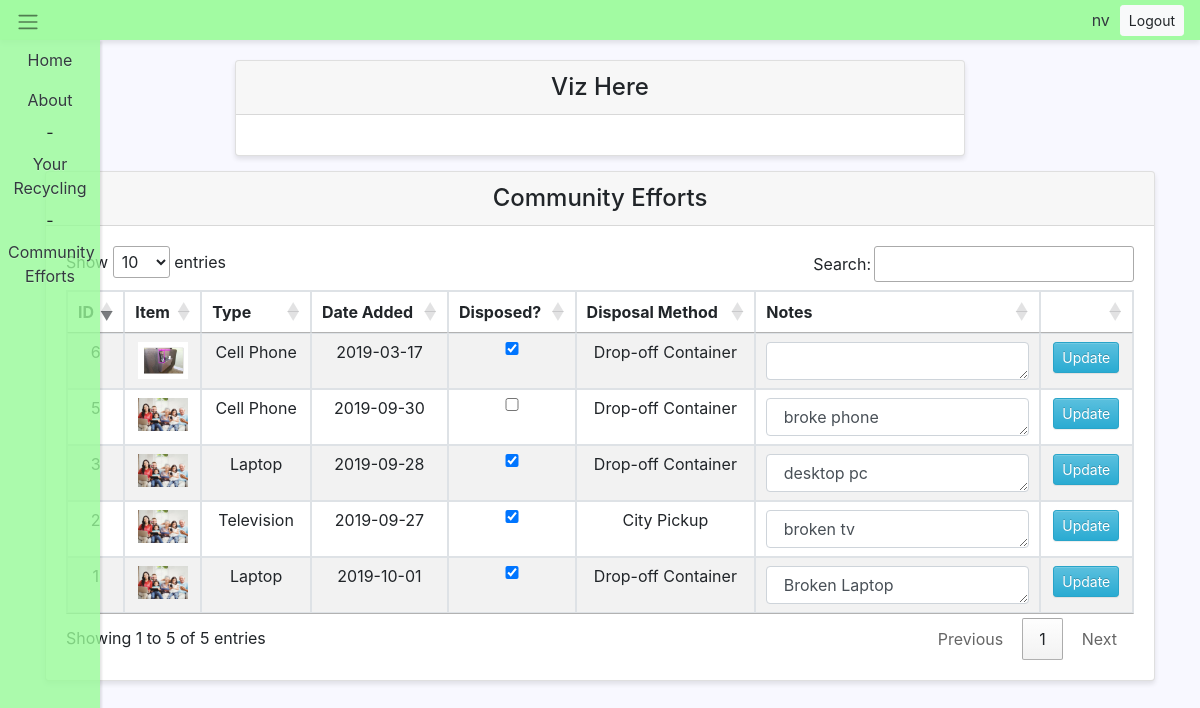
The app's page /community_classifier (signed in) with its own data.
### tables this page shows
CREATE TABLE Items (
	ID integer PRIMARY KEY AUTOINCREMENT,
	DateAdded date,
	DateDisposed date,
	User integer,
	Type integer,
	Notes string,
    Image string
);

CREATE TABLE ItemTypes (
	ID integer PRIMARY KEY AUTOINCREMENT,
	Category string,
	DisposalType integer
);

CREATE TABLE DisposalTypes (
	ID integer PRIMARY KEY AUTOINCREMENT,
	Type string
);

### controllers/upload.py (the view, shortened to what this page needs)
@upload.route('/community_classifier', methods = ['GET', 'POST'])
def community_classifier():
	if 'userid' not in session:
		return redirect('/login')
	conn = sqlite3.connect("ewaste_data.db")
	cursor = conn.cursor()
	classes = None
	filename = None
	scroll = None
	exec_string = """
	SELECT  i.ID,
			i.Image,
			it.Category,
			DateAdded,
			DateDisposed,
			dt.Type,
			Notes,
			u.FirstName + " " + u.LastName AS User
	FROM Items AS i
	INNER JOIN
		Users AS u ON u.ID = i.User
	INNER JOIN
		ItemTypes AS it ON it.ID = i.Type
	INNER JOIN
		DisposalTypes AS dt ON dt.ID = it.DisposalType
	"""
	items = cursor.execute(exec_string).fetchall()
	return render_template('upload.html',
							items=items,
							classes=classes,
							scroll=scroll,
							community=True,
							filename=filename)

### templates/upload.html (shortened to what this page needs)
{% extends "base.html" %}
{% block content %}
<div class="container">
	<div class="row">
		<div class="col-2"></div>
		<div class="col-8">
			<div class="card rounded">
				{% if not community %}
					<h4 class="card-header text-center">Add Item</h4>
					<div class="card-body d-flex justify-content-center">
						<form action = "{{ url_for('upload.user_classifier') }}" method = "POST" enctype = "multipart/form-data">
							<div class="row">
								<div class="col-6">
									<label class="card-label">Upload an Image</label>
									<input type = "file" name = "file" />
								</div>
								<div class="col-6">
									<label class="card-label">Notes</label>
									<textarea class="form-control" id="notes_input" name="notes" maxlength="255"></textarea>
								</div>
							</div>
							<div class="row"><div class="col"><br></div></div>
							<div class="row">
								<div class="col-12 d-flex justify-content-center">
									<input type = "submit"/>
								</div>
							</div>
						</form>
					</div>
				{% else %}
					<h4 class="card-header text-center">Viz Here</h4>
					<div class="card-body d-flex justify-content-center">
					</div>
				{% endif %}
			</div>
		</div>
		<div class="col-2"></div>
	</div>
	<div class="row">
		<div class="col-12">
			<div class="card rounded">
				<h4 class="card-header text-center">{% if community %} Community Efforts {% else %} Your E-Waste History {% endif %}</h4>
				<div class = "card-body">
					<table id="dataTable" class="table table-bordered table-striped w-100 ">
						<thead>
							<tr>
								<th style="max-width: 20px;">ID</th>
								<th style="max-width: 100px;">Item</th>
								<th>Type</th>
								<th>Date Added</th>
								<th>Disposed?</th>
								<th>Disposal Method</th>
								<th>Notes</th>
								<th></th>
							</tr>
						</thead>
						<tbody>
							{% for item in items %}
								<tr>
									<td>{{item[0]}}</td>
									<td><img style="max-width: 50px; max-height: 100%;" onclick='fullImg("{{item[1]}}")' src="{{item[1]}}"></td>
									<td>{{item[2]}}</td>
									<td>{{item[3]}}</td>
									<td>
										<input id="{{item[0]}}_dispo_input" class="form-control text-center" type='checkbox' {% if item[4] %} checked {% endif %}>
									</td>
									<td>{{item[5]}}</td>
									<td>
										<textarea class="form-control" id="{{item[0]}}_notes_input" name="notes" rows="1" maxlength="255">{% if item[6] %} {{item[6]}} {% endif %}</textarea>
									</td>
									<td><input type="button" class="btn btn-info btn-sm" onclick='updateItem("{{item[0]}}")' value="Update"/></td>
								</tr>
							{% endfor %}
						</tbody>
					</table>
				</div>
			</div>
		</div>
	</div>
	<div class="row">
		<div class="col-12">
		</div>
	</div>
</div>
{% endblock %}

### static/css/site.css (style rules this page uses)
body { padding-top: 60px; height: 100%; background-color: #f8f8ff; background-position: center; background-repeat: no-repeat; background-attachment: fixed; background-size: cover; }
html { height: 100%; overflow-y: scroll!important; }
.card { margin-bottom: 15px; border-radius:0; box-shadow: 0 3px 5px rgba(0,0,0,.1); }
.table th { text-align: center; }
.table td { text-align: center; display:table-cell; white-space: nowrap; overflow:hidden; text-overflow: ellipsis; }

### records on screen
Items: ID "1", Image (picture), Category "Laptop", DateAdded "2019-10-01", DateDisposed "☑", Type "Drop-off Container", notes "Broken Laptop"
Items: ID "2", Image (picture), Category "Television", DateAdded "2019-09-27", DateDisposed "☑", Type "City Pickup", notes "broken tv"
Items: ID "3", Image (picture), Category "Laptop", DateAdded "2019-09-28", DateDisposed "☑", Type "Drop-off Container", notes "desktop pc"
Items: ID "5", Image (picture), Category "Cell Phone", DateAdded "2019-09-30", Type "Drop-off Container", notes "broke phone"
Items: ID "6", Image (picture), Category "Cell Phone", DateAdded "2019-03-17", DateDisposed "☑", Type "Drop-off Container"

### other values on screen
{{ session['name'] }} "nv"
